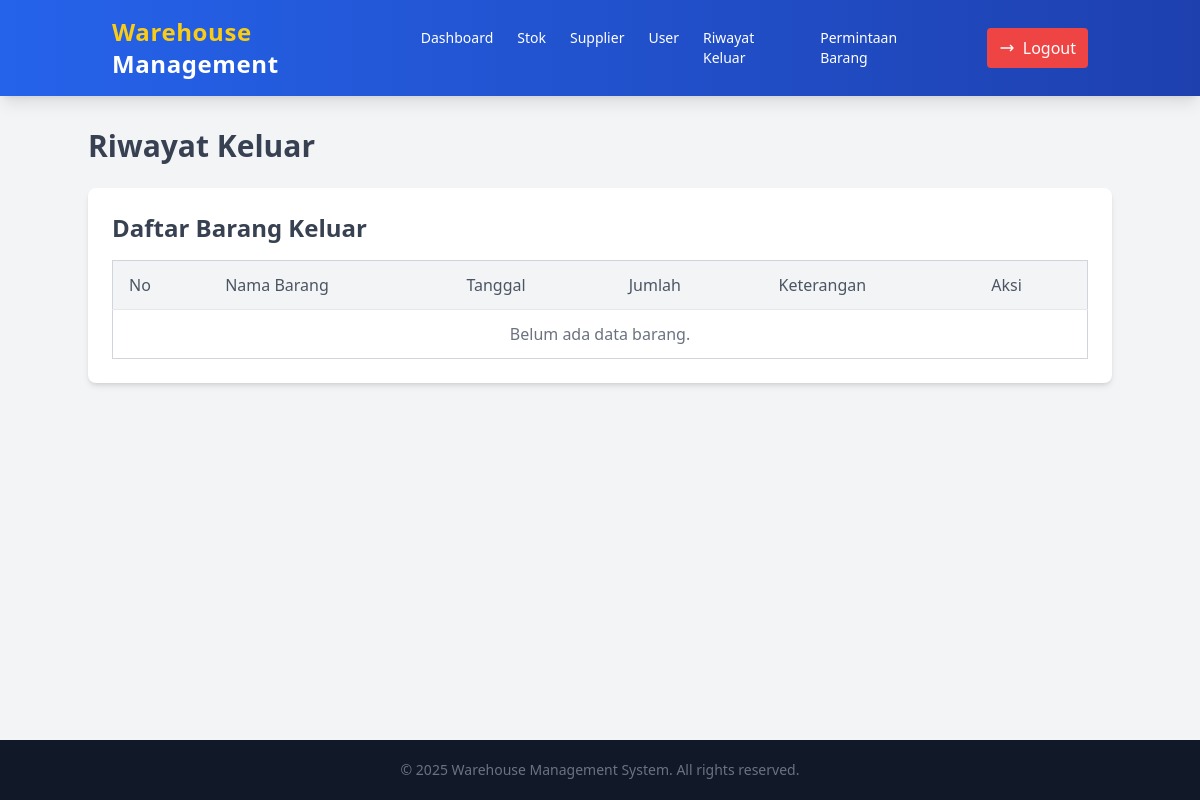
The page /admin/riwayat.php on the database as committed earlier.
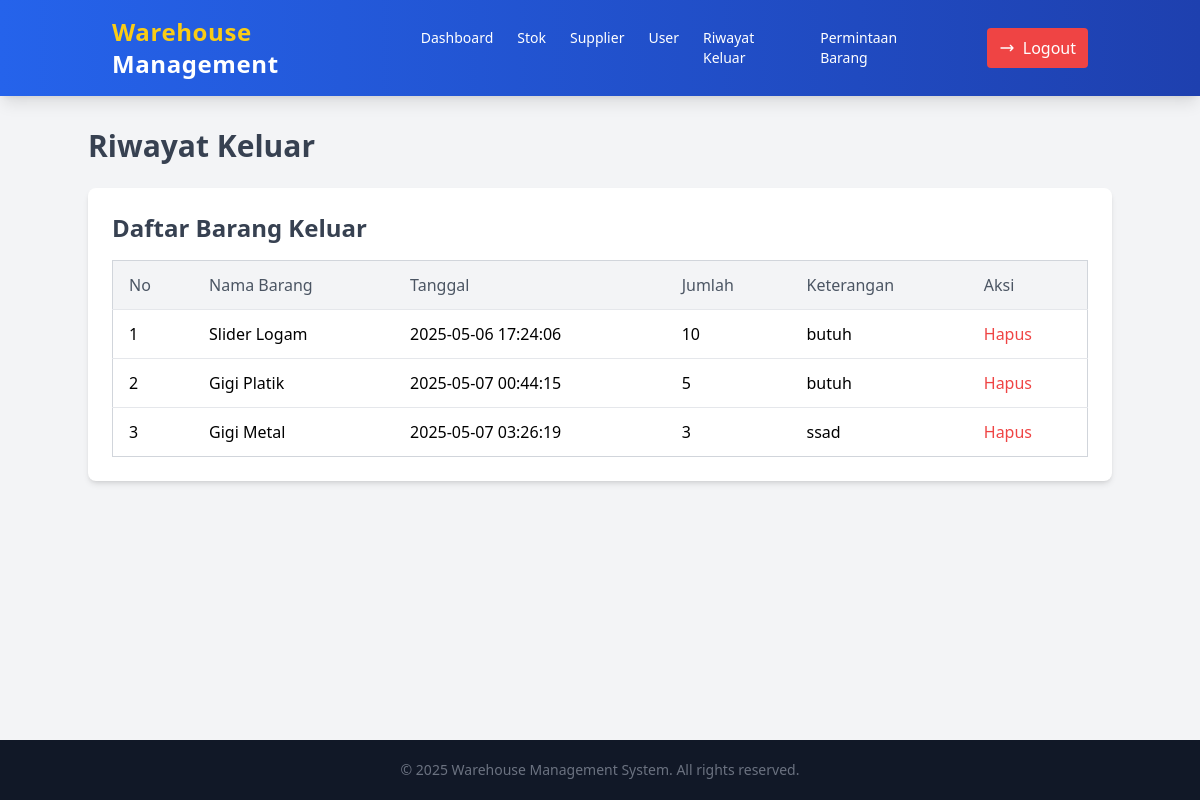
The same page on the database as committed later.
### tables this page shows
CREATE TABLE `keluar` (
  `id_keluar` int(15) NOT NULL,
  `id_barang` int(15) NOT NULL,
  `tanggal` timestamp NOT NULL DEFAULT current_timestamp(),
  `jumlah` int(255) NOT NULL,
  `keterangan` text NOT NULL
);

CREATE TABLE `stok_barang` (
  `id_barang` int(15) NOT NULL,
  `nama_barang` varchar(255) NOT NULL,
  `id_kategori` int(15) NOT NULL,
  `jumlah` int(255) NOT NULL,
  `id_rak` int(15) NOT NULL
);

### admin/riwayat.php (the view, shortened to what the changed rows need)
<?php
include('../koneksi.php');
?>
<!DOCTYPE html>
<html lang="en">
<head>
    <script src="https://cdn.tailwindcss.com"></script>
</head>
<body class="bg-gray-100 font-sans leading-normal tracking-normal min-h-screen flex flex-col">
    <div class="container mx-auto mt-8 flex-grow">
        <h1 class="text-3xl font-bold text-gray-700 mb-6">Riwayat Keluar</h1>
        <div class="bg-white shadow-md rounded-lg p-6">
            <h2 class="text-2xl font-bold text-gray-700 mb-4">Daftar Barang Keluar</h2>
            <div class="overflow-x-auto">
                <table class="min-w-full bg-white border border-gray-300 rounded-lg">
                    <thead class="bg-gray-100">
                        <tr>
                            <th class="py-3 px-4 border-b text-left text-gray-600 font-medium">No</th>
                            <th class="py-3 px-4 border-b text-left text-gray-600 font-medium">Nama Barang</th>
                            <th class="py-3 px-4 border-b text-left text-gray-600 font-medium">Tanggal</th>
                            <th class="py-3 px-4 border-b text-left text-gray-600 font-medium">Jumlah</th>
                            <th class="py-3 px-4 border-b text-left text-gray-600 font-medium">Keterangan</th>
                            <th class="py-3 px-4 border-b text-left text-gray-600 font-medium">Aksi</th>
                        </tr>
                    </thead>
                    <tbody class="divide-y divide-gray-200">
                        <?php
                            $sql = "SELECT keluar.id_keluar, stok_barang.id_barang, stok_barang.nama_barang, keluar.tanggal, keluar.jumlah, keluar.keterangan FROM keluar JOIN stok_barang ON keluar.id_barang = stok_barang.id_barang;";
                            $result = $conn->query($sql);
                            $no = 1;
                            if ($result && $result->num_rows > 0) {
                                while ($row = $result->fetch_assoc()) {
                                    echo "<tr class='hover:bg-gray-50'>
                                            <td class='py-3 px-4'>" . htmlspecialchars($no++) . "</td>
                                            <td class='py-3 px-4'>" . htmlspecialchars($row['nama_barang']) ."</td>
                                            <td class='py-3 px-4'>" . htmlspecialchars($row['tanggal']) . "</td>
                                            <td class='py-3 px-4'>" . htmlspecialchars($row['jumlah']) . "</td>
                                            <td class='py-3 px-4'>" . htmlspecialchars($row['keterangan']) . "</td>
                                            <td class='py-3 px-4'>
                                                <a href='?delete=" . $row['id_keluar'] . "' onclick=\"return confirm('Yakin ingin menghapus?')\" class='text-red-500 hover:underline'>Hapus</a>
                                            </td>
                                        </tr>";
                                }
                            } else {
                                echo "<tr>
                                        <td colspan='6' class='py-3 px-4 text-center text-gray-500'>Belum ada data barang.</td>
                                    </tr>";
                            }
                        ?>
                    </tbody>
                </table>
            </div>
        </div>
    </div>
</body>
</html>

Rows that differ between the two databases and show on the page:
added keluar: id_barang.nama_barang "Slider Logam", tanggal "2025-05-06 17:24:06", jumlah "10", keterangan "butuh"
added keluar: id_barang.nama_barang "Gigi Platik", tanggal "2025-05-07 00:44:15", jumlah "5", keterangan "butuh"
added keluar: id_barang.nama_barang "Gigi Metal", tanggal "2025-05-07 03:26:19", jumlah "3", keterangan "ssad"
Other text that changed with them:
text no longer shown: "Belum ada data barang."
